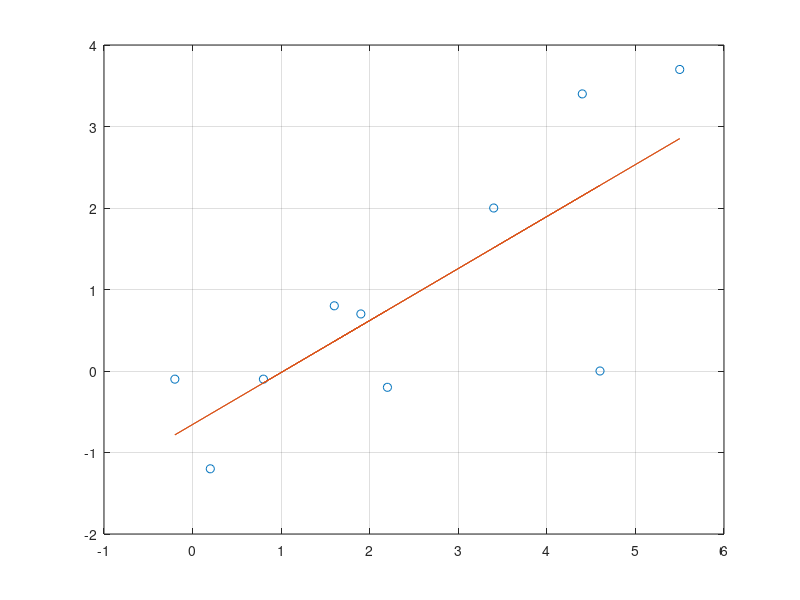
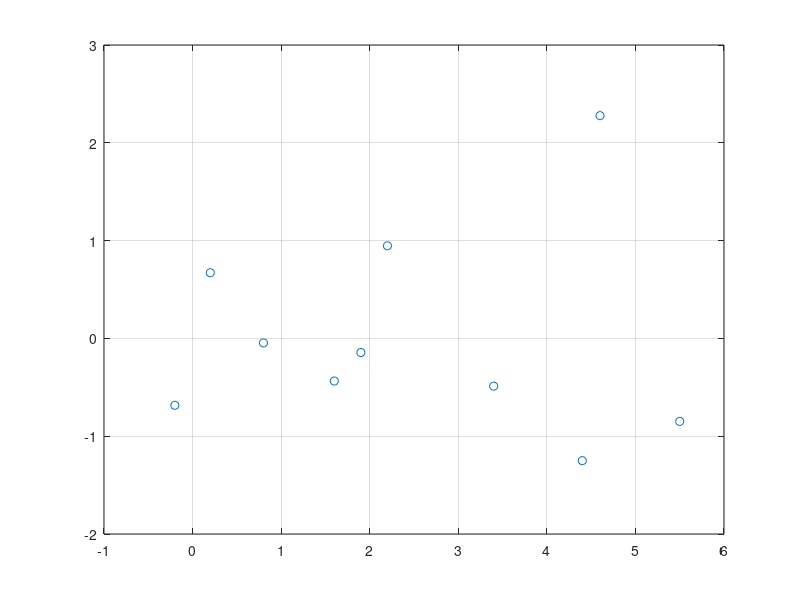
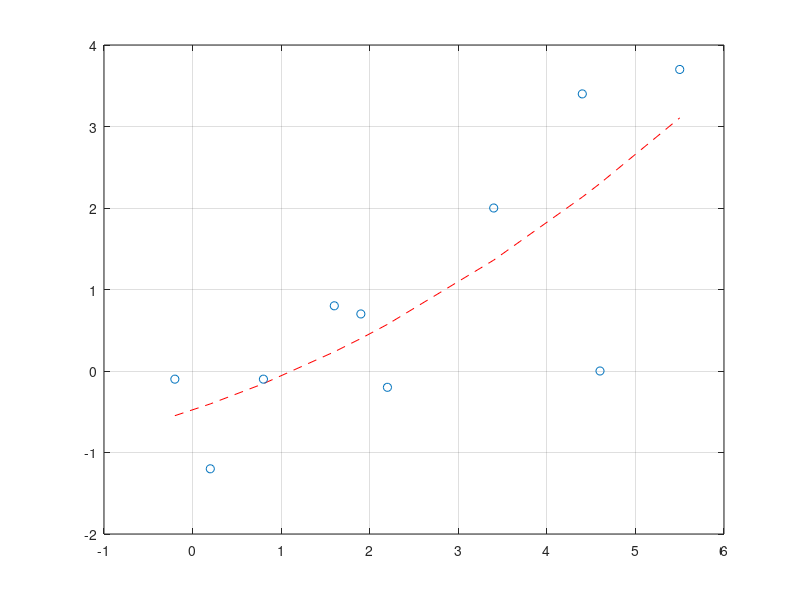
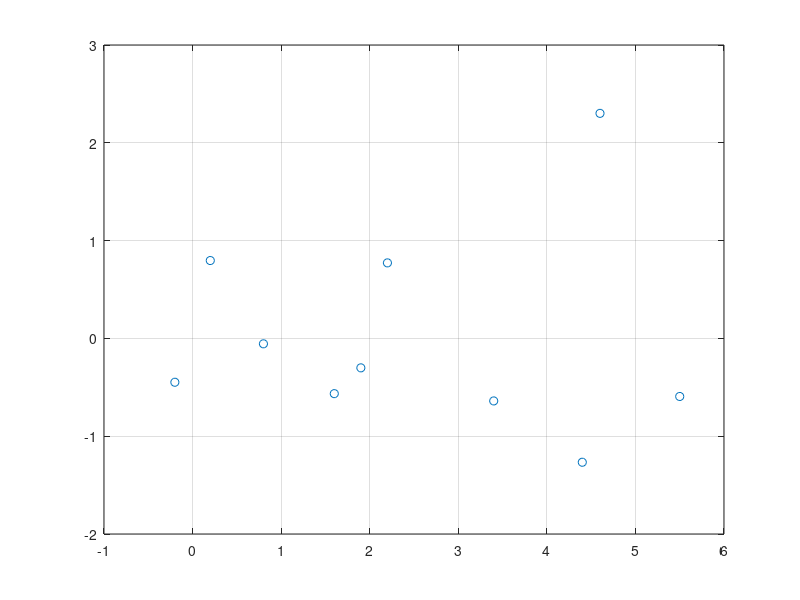

These charts were generated, in order, by the following MATLAB code:
xp = [1.9 0.8 2.2 0.2 -0.2 4.4 4.6 1.6 5.5 3.4];
yp = [0.7 -0.1 -0.2 -1.2 -0.1 3.4 0.0 0.8 3.7 2.0];

y = @(b) b(1)+xp*b(2);
ysum = @(b) sum((y(b)-yp).^2);
newb = fminsearch(ysum, [0 0]);

figure(1)
plot(xp, yp, 'o')
grid on, hold on
plot(xp, y(newb))

figure(2)
plot(xp, y(newb)-yp, 'o')
grid on, hold off
disp('newb')
disp(newb)

y2 = @(b) b(1)+xp*b(2) + xp.^2*b(3);
y2sum = @(b) sum((y2(b) - yp).^2);
newb2 = fminsearch(y2sum,[0 0 0]);
stxp = sort(xp);
sty2 = @(b) b(1)+stxp*b(2) + stxp.^2*b(3);

figure(3)
plot(stxp,sty2(newb2),'--r',xp,yp,'o');
grid on , hold off

figure(4)
plot(xp,y2(newb2)-yp,'o')
grid on, hold off
disp('newb2')
disp(newb2)

x1 = [1.9 0.8 1.1 0.1 -0.1 4.4 4.6 1.6 5.5 3.4];
x2 = [66 62 64 61 63 70 68 62 68 66];
yp2 = [0.7 -1.0 -0.2 -1.2 -0.1 3.4 0.0 0.8 3.7 2.0];

% plot3(x1, x2, yp2)
% grid on, hold on
% x11 = linspace(0.1 , 5.5);
% x22 = linspace(61, 70);

% for i = 1:100
%     for j = 1:100
%         y_hat = -11.4527 + 0.4503*x11(i) + 0.1725*x22(j);
%     end
% end
% 
% mesh(x11 , x22, y_hat)
% grid on, hold off

y_hat2 = @(b) b(1)+x1*b(2) + x2*b(3);
y3sum = @(b) sum((y_hat2(b) - yp2).^2);
newb3 = fminsearch(y3sum, [0 0 0]);

stxp2 = sort(x1);
stxp3 = sort(x2);
sty3 = @(b) b(1)+stxp2*b(2) + stxp3*b(3);

figure(5)
plot3(stxp2, stxp3, sty3(newb3),'--r',x1,x2, yp2,'o');
grid on , hold off

figure(6)
plot3(x1, x2, y_hat2(newb3)-yp2,'o')
grid on , hold off
disp('newb3')
disp(newb3)